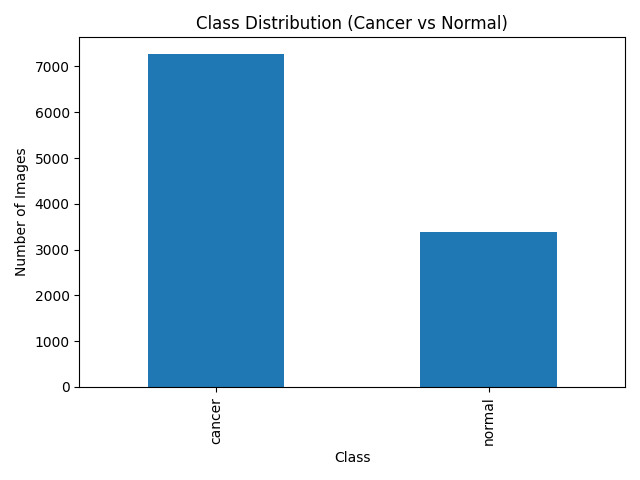
#> input picture output/q1_class_distribution.png, 640 x 480 px
$ python 03_data_appendix.py
#> lines starting #> are read from the running program, lines starting #| are printed output that depends on the picture
"""
=============================================================
03_data_appendix.py  –  Generate Data Appendix PDF
=============================================================
DS 4002  |  Group: Model Citizens
Members : Shaina Banduri, Neil Parikh, Nishana Dahal

PURPOSE
-------
Generates data/DataAppendix.pdf per the TIER Protocol 4.0 /
MI3 rubric requirements. Includes dataset description, unit
of observation, data dictionary, summary statistics, and
EDA figures embedded directly from output/.

USAGE
-----
Run from the repo root:
    python scripts/03_data_appendix.py

OUTPUT
------
    data/DataAppendix.pdf

REQUIREMENTS
------------
    pip install matplotlib Pillow
=============================================================
"""

import pathlib
import textwrap

import matplotlib.pyplot as plt
from matplotlib.backends.backend_pdf import PdfPages
from PIL import Image as PILImage

# ------------------------------------------------------------------
# Paths
# ------------------------------------------------------------------
REPO_ROOT  = pathlib.Path(__file__).resolve().parent.parent
OUTPUT_DIR = REPO_ROOT / "output"
DATA_DIR   = REPO_ROOT / "data"

# Portrait US Letter dimensions (inches)
PAGE_W, PAGE_H = 8.5, 11.0
L = 0.09   # left margin as fraction of page width
R = 0.91   # right margin as fraction of page width
TW = R - L # text width as fraction

# ------------------------------------------------------------------
# Helpers
# ------------------------------------------------------------------

def new_page():
    """Return a blank portrait figure."""
    fig = plt.figure(figsize=(PAGE_W, PAGE_H))
    fig.patch.set_facecolor('white')
    return fig


def txt(fig, x, y, s, **kwargs):
    """Shorthand for fig.text with common defaults."""
    kwargs.setdefault('ha', 'left')
    kwargs.setdefault('va', 'top')
    kwargs.setdefault('fontsize', 9.5)
    kwargs.setdefault('color', '#222222')
    fig.text(x, y, s, **kwargs)


def section(fig, y, title):
    """Render a bold section heading and return y position below it."""
    txt(fig, L, y, title, fontsize=12, fontweight='bold', color='#1a1a2e')
    return y - 0.028


def wrap(s, width=96):
    return textwrap.fill(s, width=width)


def render_table(fig, x, y, w, h, rows, headers, col_widths=None):
    """Draw a styled table inside the figure at the given axes rect."""
    ax = fig.add_axes([x, y, w, h])
    ax.axis('off')
    t = ax.table(
        cellText=rows,
        colLabels=headers,
        cellLoc='left',
        loc='center',
        colWidths=col_widths,
    )
    t.auto_set_font_size(False)
    t.set_fontsize(8.5)
    t.scale(1, 1.55)
    for j in range(len(headers)):
        cell = t[0, j]
        cell.set_facecolor('#1a1a2e')
        cell.set_text_props(color='white', fontweight='bold')
    for i in range(1, len(rows) + 1):
        bg = '#f0f4f8' if i % 2 == 0 else 'white'
        for j in range(len(headers)):
            t[i, j].set_facecolor(bg)


def embed_image(fig, path, x, y, w, h):
    """Embed a PNG from disk as an image axis."""
    ax = fig.add_axes([x, y, w, h])
    ax.imshow(PILImage.open(path))
    ax.axis('off')


# ------------------------------------------------------------------
# PAGE 1 – Title, Dataset Description, Unit of Observation,
#           Summary Statistics
# ------------------------------------------------------------------
def page_overview(pdf):
    fig = new_page()

    # Title block
    txt(fig, 0.5, 0.962, 'Data Appendix',
        ha='center', fontsize=20, fontweight='bold', color='#1a1a2e')
    txt(fig, 0.5, 0.930,
        'Classifying Leukemic B-Lymphoblast Cells from Normal B-Lymphoid Precursors\n'
        'Using Deep Learning on Microscopic Blood Smear Images',
        ha='center', fontsize=10, style='italic', color='#444444', linespacing=1.5)
    txt(fig, 0.5, 0.893,
        'Group: Model Citizens  |  Shaina Banduri, Neil Parikh, Nishana Dahal  |  DS 4002',
        ha='center', fontsize=9, color='#666666')

    # Rule
    ax_r = fig.add_axes([L, 0.880, TW, 0.003])
    ax_r.set_facecolor('#1a1a2e')
    ax_r.axis('off')

    # Section 1 – Dataset Description
    y = section(fig, 0.862, '1.  Dataset Description')
    desc = (
        'The C-NMC 2019 (Cancer vs. Normal Microscopic Cell) dataset was obtained from The Cancer '
        'Imaging Archive at the National Cancer Institute. It contains labeled microscopic blood smear '
        'cell images collected from 118 patients (69 cancer subjects, 49 normal subjects). Images were '
        'stained using the Jenner-Giemsa protocol and captured at 450×450 pixel resolution in BMP '
        'format. The dataset is pre-divided into three cross-validation folds for training and a '
        'separate held-out preliminary test set for final evaluation.'
    )
    txt(fig, L, y, wrap(desc), linespacing=1.55)
    y -= 0.095

    # Section 2 – Unit of Observation
    y = section(fig, y, '2.  Unit of Observation')
    unit = (
        'Each observation is a single microscopic blood smear cell image (one BMP file) associated '
        'with one patient. Each image carries a binary class label: 1 = leukemic B-lymphoblast '
        '(cancer / ALL) or 0 = normal B-lymphoid precursor (hem). The dataset contains no tabular '
        'covariates beyond the image file and its class label.'
    )
    txt(fig, L, y, wrap(unit), linespacing=1.55)
    y -= 0.078

    # Section 3 – Summary Statistics
    y = section(fig, y, '3.  Summary Statistics')

    rows = [
        ['Training — all folds combined', '10,661', '7,272  (68.2%)', '3,389  (31.8%)'],
        ['  fold_0', '3,527', '2,397  (67.9%)', '1,130  (32.1%)'],
        ['  fold_1', '3,581', '2,418  (67.5%)', '1,163  (32.5%)'],
        ['  fold_2 (validation split)', '3,553', '2,457  (69.2%)', '1,096  (30.8%)'],
        ['Test (held-out preliminary set)', '1,867', '1,219  (65.3%)', '648  (34.7%)'],
        ['Total', '12,528', '8,491  (67.8%)', '4,037  (32.2%)'],
    ]
    render_table(fig, L, y - 0.175, TW, 0.168, rows,
                 headers=['Split / Fold', 'Total Images', 'Cancer (all)', 'Normal (hem)'],
                 col_widths=[0.40, 0.17, 0.23, 0.23])
    y -= 0.195

    note = (
        'Note: A consistent ~2:1 class imbalance (cancer:normal) is present across all splits. '
        'This is addressed during training via inverse-frequency class weights in the cross-entropy loss.'
    )
    txt(fig, L, y, wrap(note), fontsize=8.5, color='#555555', style='italic', linespacing=1.4)

    pdf.savefig(fig, bbox_inches='tight')
    plt.close(fig)


# ------------------------------------------------------------------
# PAGE 2 – Data Dictionary
# ------------------------------------------------------------------
def page_dictionary(pdf):
    fig = new_page()

    y = 0.955
    y = section(fig, y, '4.  Data Dictionary')

    intro = (
        'The dataset is organized as a directory of BMP image files. Class membership and fold '
        'assignment are encoded in the folder structure. The preliminary test set additionally '
        'provides a CSV file (C-NMC_test_prelim_phase_data_labels.csv) mapping each image filename '
        'to its ground-truth label.'
    )
    txt(fig, L, y, wrap(intro), linespacing=1.55)
    y -= 0.072

    # 4a – Training folder variables
    txt(fig, L, y, '4a.  Training Data — Folder-Structure Variables',
        fontsize=10.5, fontweight='semibold', color='#333333')
    y -= 0.022

    folder_rows = [
        ['fold', 'Cross-validation fold.', 'Categorical', 'fold_0 / fold_1 / fold_2'],
        ['class_folder', 'Subfolder encoding class label.', 'Categorical (binary)', 'all (cancer), hem (normal)'],
        ['label', 'Numeric label derived from class_folder.', 'Binary int', '1 = cancer, 0 = normal'],
        ['filename', 'BMP image filename (encodes patient/slide ID).', 'String', 'UID_57_29_1_all.bmp'],
        ['image', 'Raw microscopic blood smear cell image.', 'BMP, 450×450 px', '—'],
    ]
    render_table(fig, L, y - 0.145, TW, 0.138, folder_rows,
                 headers=['Variable', 'Description', 'Type', 'Example Values'],
                 col_widths=[0.18, 0.41, 0.21, 0.28])
    y -= 0.168

    # 4b – Test CSV variables
    txt(fig, L, y, '4b.  Test Set — CSV Variables  (C-NMC_test_prelim_phase_data_labels.csv)',
        fontsize=10.5, fontweight='semibold', color='#333333')
    y -= 0.022

    csv_rows = [
        ['Patient_ID', 'Original patient-level filename (encodes class).', 'String', 'UID_57_29_1_all.bmp'],
        ['new_names', 'Simplified numeric filename; used to locate image on disk.', 'String', '1.bmp, 4.bmp'],
        ['labels', 'Ground-truth binary class label.', 'Binary int', '1 = cancer, 0 = normal'],
    ]
    render_table(fig, L, y - 0.098, TW, 0.090, csv_rows,
                 headers=['Variable', 'Description', 'Type', 'Example Values'],
                 col_widths=[0.18, 0.41, 0.18, 0.28])
    y -= 0.118

    # 4c – Dataset metadata
    txt(fig, L, y, '4c.  Dataset Metadata',
        fontsize=10.5, fontweight='semibold', color='#333333')
    y -= 0.022

    meta_rows = [
        ['Cancer type', 'Type of cancer represented in positive class.', 'Constant', 'Acute Lymphoblastic Leukemia (ALL)'],
        ['Cancer location', 'Anatomical site.', 'Constant', 'Blood & Bone Marrow'],
        ['Staining protocol', 'Slide preparation procedure.', 'Constant', 'Jenner-Giemsa'],
        ['Native resolution', 'Raw BMP image size.', 'Integer (px)', '450 × 450'],
        ['Model input size', 'Resolution after preprocessing resize.', 'Integer (px)', '224 × 224'],
        ['Normalization', 'Per-channel pixel normalization statistics.', 'Float', 'ImageNet mean/std'],
        ['Source', 'Dataset provider.', 'String', 'The Cancer Imaging Archive (TCIA), NCI'],
        ['Last updated', 'Most recent dataset release date.', 'Date', '2019-05-28'],
    ]
    render_table(fig, L, y - 0.210, TW, 0.200, meta_rows,
                 headers=['Field', 'Description', 'Type', 'Value'],
                 col_widths=[0.20, 0.38, 0.18, 0.32])
    y -= 0.232

    # Section 5 – Current Unknowns (from MI2)
    y = section(fig, y, '5.  Current Unknowns')
    unknowns = (
        'It is unknown whether image characteristics differ systematically across patients or slides. '
        'Individual patients may exhibit unique visual signatures that could lead the model to learn '
        'patient-specific patterns instead of disease-relevant features. The fold-based split partially '
        'mitigates this risk by grouping images from the same patient into the same fold, but '
        'patient-level leakage cannot be fully ruled out without explicit patient-stratified '
        'cross-validation.'
    )
    txt(fig, L, y, wrap(unknowns), linespacing=1.55)

    pdf.savefig(fig, bbox_inches='tight')
    plt.close(fig)


# ------------------------------------------------------------------
# PAGE 3 – EDA Figures: Q1 and Q2
# ------------------------------------------------------------------
def page_eda_q1_q2(pdf):
    fig = new_page()

    y = 0.955
    y = section(fig, y, '6.  Exploratory Data Analysis')

    txt(fig, L, y,
        'Three questions were explored during EDA. Figures are reproduced directly from output/.',
        fontsize=9, color='#555555')
    y -= 0.030

    # Q1
    txt(fig, L, y, 'Q1:  Is the training dataset class-balanced?',
        fontsize=10.5, fontweight='semibold', color='#333333')
    y -= 0.022
    q1 = (
        'No. The training set contains 7,272 cancer images (68.2%) and 3,389 normal images (31.8%), '
        'yielding an approximate 2:1 cancer-to-normal ratio that is consistent across all three folds. '
        'Inverse-frequency class weights were applied during training to compensate.'
    )
    txt(fig, L, y, wrap(q1), linespacing=1.55)
    y -= 0.058

    embed_image(fig, OUTPUT_DIR / 'q1_class_distribution.png',
                x=0.22, y=y - 0.255, w=0.56, h=0.255)
    y -= 0.268

    # Q2
    txt(fig, L, y, 'Q2:  How are images distributed across folds?',
        fontsize=10.5, fontweight='semibold', color='#333333')
    y -= 0.022
    q2 = (
        'Images are evenly distributed: fold_0 (n=3,527), fold_1 (n=3,581), fold_2 (n=3,553). '
        'The ~2:1 class imbalance is consistent within each fold, confirming a stratified split. '
        'fold_0 and fold_1 were used for training; fold_2 served as the validation set.'
    )
    txt(fig, L, y, wrap(q2), linespacing=1.55)
    y -= 0.058

    embed_image(fig, OUTPUT_DIR / 'q2_fold_distribution.png',
                x=0.16, y=y - 0.275, w=0.67, h=0.275)
#> call 2 of embed_image, with x = 0.16, y = 0.194, w = 0.67, h = 0.275
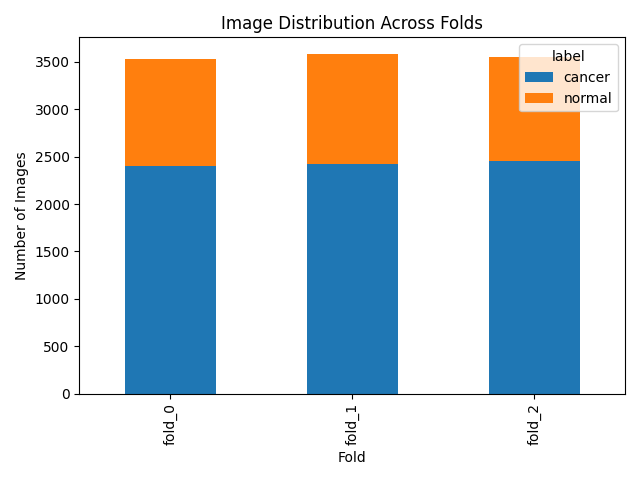
#> input picture output/q2_fold_distribution.png, 640 x 480 px

    pdf.savefig(fig, bbox_inches='tight')
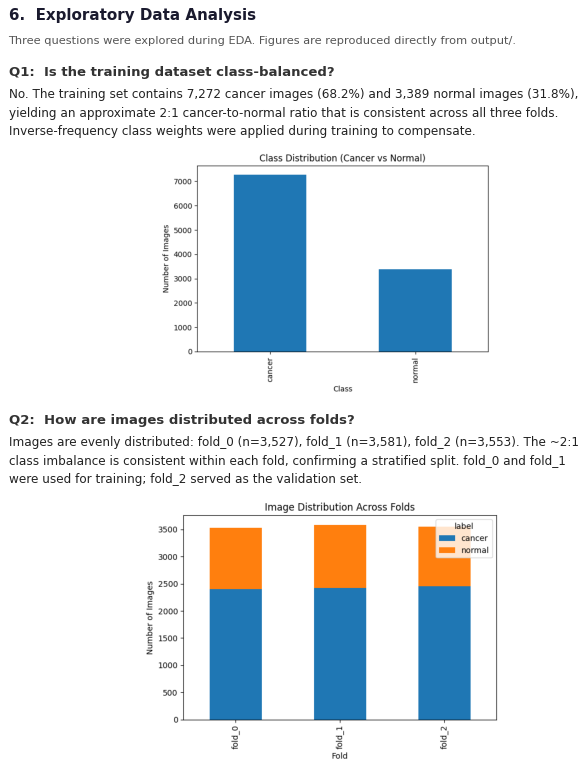
#> figure drawn by matplotlib, 2 panels
    plt.close(fig)


# ------------------------------------------------------------------
# PAGE 4 – EDA Figure Q3 + References
# ------------------------------------------------------------------
def page_eda_q3_refs(pdf):
    fig = new_page()

    y = 0.955
    txt(fig, L, y, 'Q3:  Do cancer and normal images differ in average brightness?',
        fontsize=10.5, fontweight='semibold', color='#333333')
    y -= 0.022

    q3 = (
        'Yes. A sample of 150 images per class (300 total) was used to compare mean greyscale pixel '
        'brightness. Cancer images exhibit higher average brightness and a wider spread (roughly 7–15), '
        'while normal images are concentrated at lower brightness levels (roughly 3–8). This suggests '
        'greater stain uptake or morphological contrast in leukemic cells, consistent with known '
        'pathological characteristics of ALL.'
    )
    txt(fig, L, y, wrap(q3), linespacing=1.55)
    y -= 0.075

    embed_image(fig, OUTPUT_DIR / 'q3_brightness_by_class.png',
                x=0.12, y=y - 0.320, w=0.76, h=0.320)
#> call 3 of embed_image, with x = 0.12, y = 0.538, w = 0.76, h = 0.32
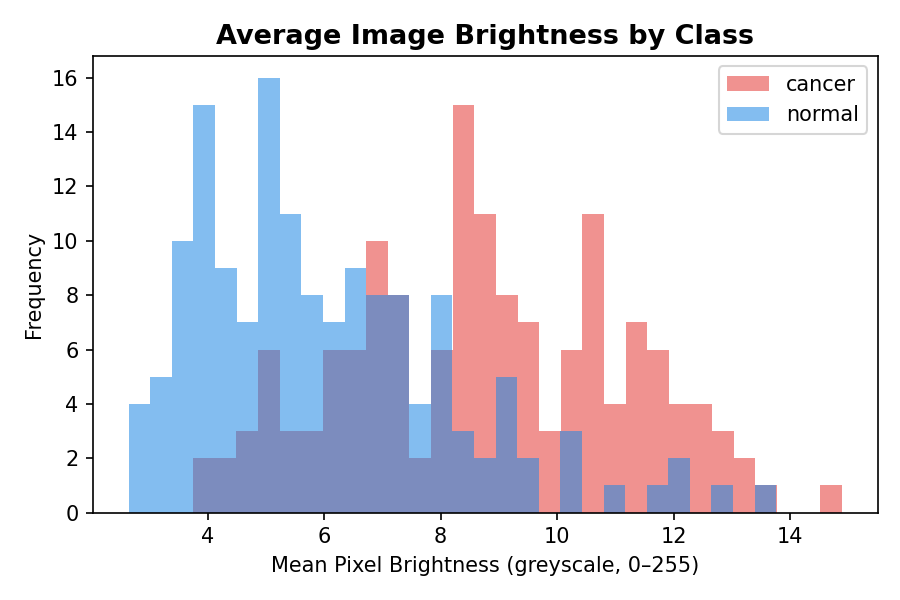
#> input picture output/q3_brightness_by_class.png, 900 x 600 px
    y -= 0.338

    # References
    y = section(fig, y, '7.  References')

    refs = [
        ('[1] American Cancer Society, "Key statistics for childhood leukemia," 2023. [Online]. '
         'Available: https://www.cancer.org/cancer/types/leukemia-in-children/key-statistics.html '
         '[Accessed: Mar. 30, 2026].'),
        ('[2] "C-NMC-2019," The Cancer Imaging Archive (TCIA). '
         'https://www.cancerimagingarchive.net/collection/c-nmc-2019/'),
        ('[3] S. J. Pan and Q. Yang, "A survey on transfer learning," IEEE Trans. Knowl. Data Eng., '
         'vol. 22, no. 10, pp. 1345–1359, Oct. 2010.'),
    ]
    for ref in refs:
        txt(fig, L, y, wrap(ref, width=94), fontsize=9, linespacing=1.45)
        y -= 0.052

    pdf.savefig(fig, bbox_inches='tight')
    plt.close(fig)


# ------------------------------------------------------------------
# Main
# ------------------------------------------------------------------
if __name__ == '__main__':
    out_path = DATA_DIR / 'DataAppendix.pdf'
    with PdfPages(str(out_path)) as pdf:
        page_overview(pdf)
        page_dictionary(pdf)
        page_eda_q1_q2(pdf)
        page_eda_q3_refs(pdf)

        d = pdf.infodict()
        d['Title']   = 'Data Appendix — C-NMC 2019 Leukemia Classification'
        d['Author']  = 'Shaina Banduri, Neil Parikh, Nishana Dahal'
        d['Subject'] = 'DS 4002 Project 3 — Model Citizens'

    print(f'Saved: {out_path}')
